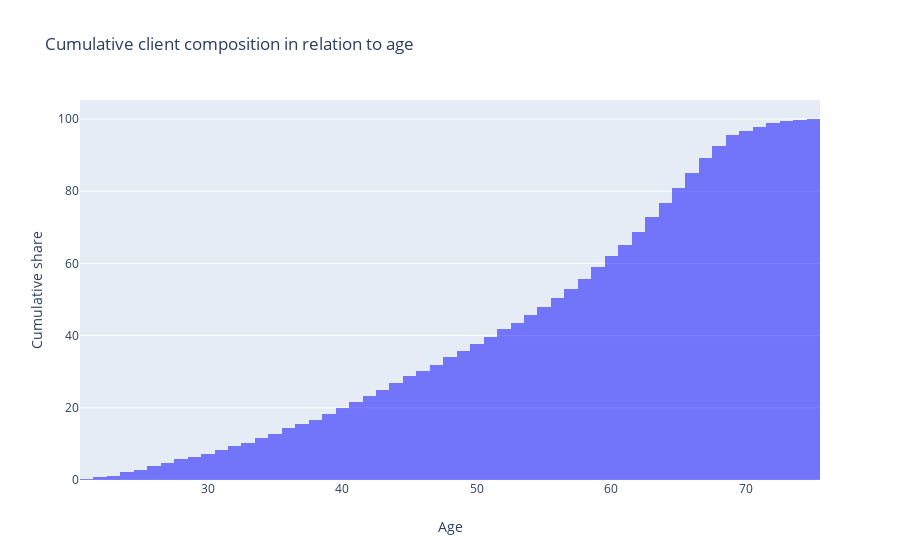

The notebook cell saved with this chart:
### Code cell
trace0=go.Histogram(x=df_grouped.age,
        marker=dict(
        color="blue",
        opacity=0.5
        ),
        histnorm='percent',
        cumulative_enabled=True
       )



data=[trace0]
figure=go.Figure(
    data=data,
    layout=go.Layout(
    
        barmode="overlay",
        title="Cumulative client composition in relation to age",
        yaxis=dict(title="Cumulative share"),
        xaxis=dict(title="Age")

    
    ))
iplot(figure)

### Figure 1 — Plotly figure (JSON) as saved in the notebook; plotly's stock layout.template omitted (floating-point values rounded to 4 significant figures; data arrays with more than 128 entries replaced by an {"elided": "..."} marker saying what was removed)
{"data": [{"cumulative": {"enabled": true}, "histnorm": "percent", "marker": {"color": "blue", "opacity": 0.5}, "type": "histogram", "x": {"elided": "4307 int values"}}], "layout": {"barmode": "overlay", "title": {"text": "Cumulative client composition in relation to age"}, "xaxis": {"title": {"text": "Age"}}, "yaxis": {"title": {"text": "Cumulative share"}}}}
